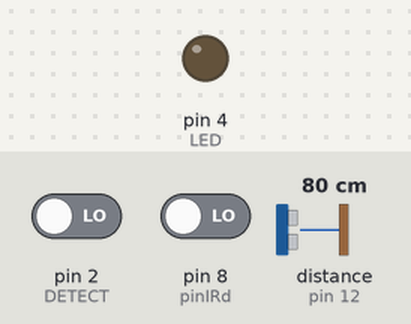
A sketch run on a simulated Arduino Uno, built with avr-gcc and run on an emulated ATmega328P. Shown: output pins drawn as LEDs (lit = HIGH). The inputs (shaded band) are chosen by the test bench; at power-on: pin 2 (DETECT) LOW, pin 8 (pinIRd) LOW, distance to the obstacle (sensor on pin 12) 80 cm. The echo pulse lasts 58.3 µs per cm; pins used as bus, display or sensor lines are not drawn; what the sketch prints to the serial monitor is not drawn.

Above: at 0.1 s.
At 1.1 s:
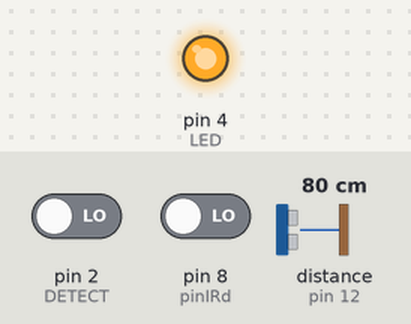
Timing chart, 0 to 2.6 s (numbered marks = the images above):
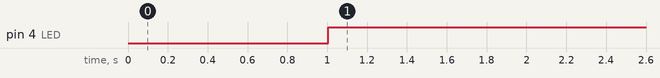

The sketch:

Holes__Check_that_the_screen_is_clean__and_screen_detection.ino
```cpp
int const DETECT = 2; // pin 2 for  sensor
int const LED = 4;
const int pinIRd = 8;
const int LED2 = 7;
int IRvalueD = 0;
const int LED3 = 13;

void setup() {
  Serial.begin(9600);
  pinMode(DETECT, INPUT);//define detect input pin
  pinMode(pinIRd,INPUT);
  pinMode(LED,OUTPUT);

  pinMode (3, OUTPUT); //trig
  pinMode (12, INPUT);
}

void loop() {
  digitalWrite(3, LOW);
  //delayMicroseconds(4);
  digitalWrite(3, HIGH);
  delayMicroseconds(10);
  digitalWrite(3, LOW);
  long t = pulseIn (12, HIGH);
  int cm = t * 0.034 / 2;
  String CM = "cm" ;
  Serial.println (cm);
  Serial.println ();


  if (digitalRead((cm) > 10))
  {
    digitalWrite (LED3, HIGH);
  }
  else
  {
    digitalWrite (LED3, LOW);

  }


  Serial.print("\t Digital Reading=");
  Serial.println(IRvalueD);
   IRvalueD = digitalRead(pinIRd);
  if (digitalRead(pinIRd) == 1)
  {
    digitalWrite(LED2, HIGH);
  }
  else
  {
    digitalWrite(LED2, LOW);
  }

  delay (1000);


int detected = digitalRead(DETECT);// read Laser sensor

  if( detected == HIGH)
  {

    digitalWrite(LED, LOW);

  }else{

    digitalWrite(LED, HIGH);;


  }
  delay(200);
}
```

Measured:
- by itself, pin 4 (LED): LOW → HIGH at 1.0 s
